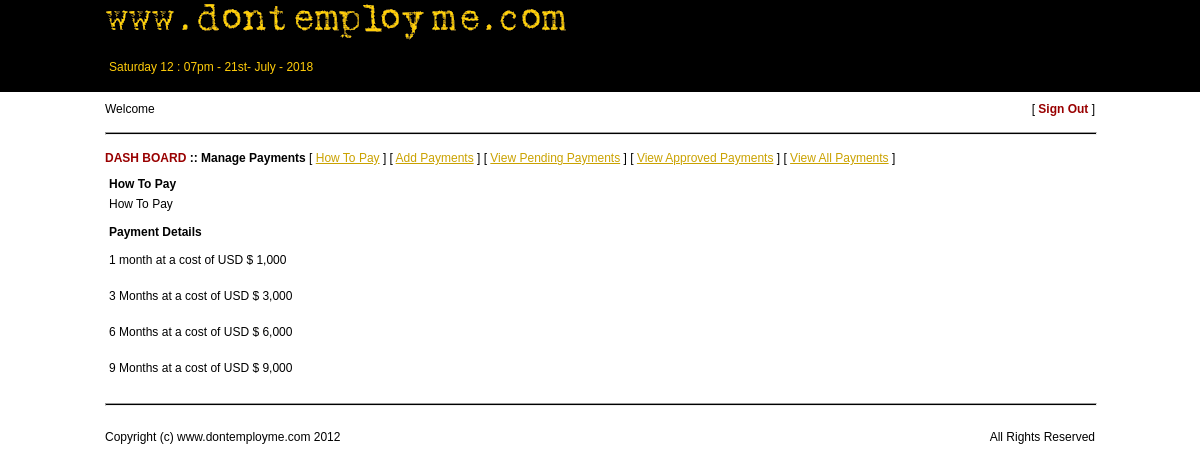
/user_accounts/payments.php?t=howto, run on the app's committed database.
### tables this page shows
CREATE TABLE IF NOT EXISTS `website_pages` (
  `id` int(2) NOT NULL AUTO_INCREMENT,
  `location` varchar(20) NOT NULL,
  `title` varchar(200) NOT NULL,
  `content` text NOT NULL,
  PRIMARY KEY (`id`)
);

CREATE TABLE IF NOT EXISTS `payment_rates` (
  `id` int(15) NOT NULL AUTO_INCREMENT,
  `durationid` int(15) NOT NULL,
  `paymentrate` varchar(10) NOT NULL,
  PRIMARY KEY (`id`)
);

CREATE TABLE IF NOT EXISTS `payment_durations` (
  `id` int(15) NOT NULL AUTO_INCREMENT,
  `names` varchar(100) NOT NULL,
  `duration` int(3) NOT NULL,
  PRIMARY KEY (`id`)
);

CREATE TABLE IF NOT EXISTS `currency_setup` (
  `id` int(15) NOT NULL AUTO_INCREMENT,
  `inuse` int(1) NOT NULL,
  `currency` varchar(150) NOT NULL,
  `currency_abbrev` varchar(10) NOT NULL,
  `currency_abbrev_position` varchar(10) NOT NULL,
  `symbol` varchar(10) NOT NULL,
  `symbol_position` varchar(10) NOT NULL,
  PRIMARY KEY (`id`)
);

### other_files/inc_payments.php (the view, shortened to what this page needs)
<table border="0" width="100%" cellpadding="0" cellspacing="0">
	<tr>
		<td>
        	<a href="../user_accounts/index.php" class="toplinks" title="DASH BOARD">DASH BOARD</a> <b> :: Manage Payments</b> [ <a href="../user_accounts/payments.php?t=howto" class="links" title="How To Pay">How To Pay</a> ] [ <a href="../user_accounts/payments.php?t=add" class="links" title="Add Payment">Add Payments</a> ] [ <a href="../user_accounts/payments.php?t=pending" class="links" title="View Pending Payments">View Pending Payments</a> ] [ <a href="../user_accounts/payments.php?t=approved" class="links" title="View Approved Payments">View Approved Payments</a> ] [ <a href="../user_accounts/payments.php?t=view" class="links" title="View All Payments">View All Payments</a> ]
        </td>
	</tr>
	<?php
	if($_GET['t'] == "howto")
	{
		$website = mysql_fetch_array(mysql_query("SELECT * FROM website_pages WHERE location = 'howtopay'"));
		$currency = mysql_fetch_array(mysql_query("SELECT * FROM currency_setup WHERE inuse = 1"));
		$qry = mysql_query("SELECT d.id, d.names, r.paymentrate FROM payment_rates r, payment_durations d WHERE r.durationid = d.id ORDER BY d.duration ASC");
	?>
	<tr>
		<td>
			<table border="0" width="100%" cellpadding="2" cellspacing="2">
				<tr>
					<td style="padding-top:10px;">
						<b>How To Pay</b>
					</td>
				</tr>
				<tr>
                	<td>
                    	<?php echo $website['content']; ?>
                    </td>
                </tr>
                <tr>
              		<td style="padding-top:10px;">
                    	<b>Payment Details</b>
                	</td>
              	</tr>
                <?php
                while($result = mysql_fetch_array($qry))
				{
						if($currency['currency_abbrev_position'] == 1)
						{
							$prev = $currency['currency_abbrev'];
						}
						if($currency['symbol_position'] == 1)
						{
							$prev =  " ".$currency['symbol'];
						}
						$cost = " ".number_format($result['paymentrate'], "0", "", ",");
						$rates = $currency['currency_abbrev'].$prev.$cost.$after;
				 ?>
				 <tr>
	 				<td style="padding-top:10px; padding-bottom:10px;">
						<?php echo $result['names']." at a cost of  ".$rates; ?>
                   	</td>
               	</tr>
				 <?php
                 }
                ?>
            </table>
		</td>
	</tr>
 	<?php
	}
	?>
</table>

### site_css/cssfile.css (style rules this page uses)
body { font-family: Arial, Helvetica, sans-serif; font-size:12px; margin:0px; padding:0px; }
.links { color:#CAA200; }
.toplinks { text-decoration:none; color:#990000; font-weight:bold; }

### data on the page
website_pages: content "How To Pay"
payment_rates: payment_durations.names "1 month"
currency_setup: rates "USD $ 1,000", rates "USD $ 3,000", rates "USD $ 6,000", rates "USD $ 9,000"
payment_rates: payment_durations.names "3 Months"
payment_rates: payment_durations.names "6 Months"
payment_rates: payment_durations.names "9 Months"

### other printed values
$display "Saturday 12 : 07pm - 21st- July - 2018"
